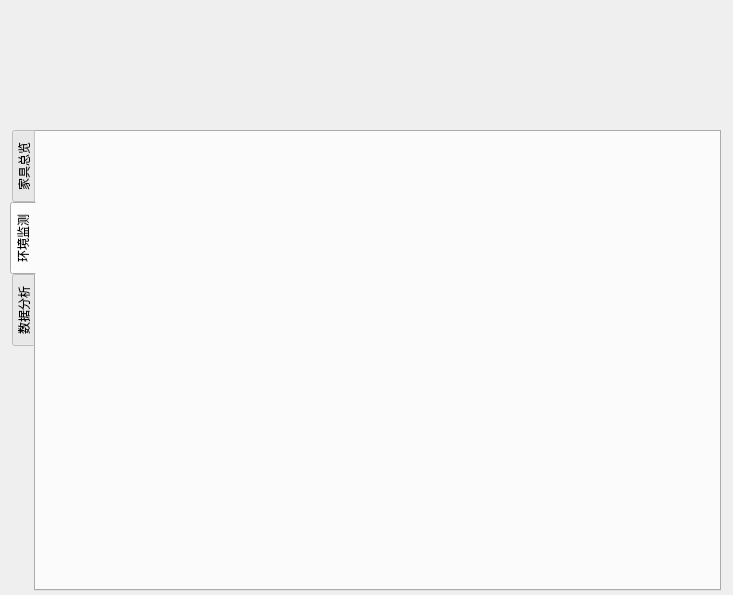
<?xml version="1.0" encoding="UTF-8"?>
<ui version="4.0">
 <class>TabWidget</class>
 <widget class="QWidget" name="TabWidget">
  <property name="geometry">
   <rect>
    <x>0</x>
    <y>0</y>
    <width>733</width>
    <height>595</height>
   </rect>
  </property>
  <property name="windowTitle">
   <string>Form</string>
  </property>
  <widget class="QTabWidget" name="tabWidget">
   <property name="geometry">
    <rect>
     <x>10</x>
     <y>130</y>
     <width>711</width>
     <height>461</height>
    </rect>
   </property>
   <property name="tabPosition">
    <enum>QTabWidget::West</enum>
   </property>
   <property name="currentIndex">
    <number>1</number>
   </property>
   <widget class="QWidget" name="FurnitureOverviewPage">
    <attribute name="title">
     <string>家具总览</string>
    </attribute>
    <widget class="QLabel" name="label_5">
     <property name="geometry">
      <rect>
       <x>30</x>
       <y>220</y>
       <width>41</width>
       <height>9</height>
      </rect>
     </property>
     <property name="text">
      <string>灯</string>
     </property>
    </widget>
    <widget class="QLabel" name="label_6">
     <property name="geometry">
      <rect>
       <x>140</x>
       <y>220</y>
       <width>41</width>
       <height>9</height>
      </rect>
     </property>
     <property name="text">
      <string>客厅灯</string>
     </property>
    </widget>
    <widget class="QLabel" name="label_7">
     <property name="geometry">
      <rect>
       <x>380</x>
       <y>220</y>
       <width>41</width>
       <height>20</height>
      </rect>
     </property>
     <property name="text">
      <string>主卧灯</string>
     </property>
    </widget>
    <widget class="QLabel" name="label_8">
     <property name="geometry">
      <rect>
       <x>640</x>
       <y>220</y>
       <width>41</width>
       <height>9</height>
      </rect>
     </property>
     <property name="text">
      <string>次卧灯</string>
     </property>
    </widget>
    <widget class="QLabel" name="label_9">
     <property name="geometry">
      <rect>
       <x>30</x>
       <y>340</y>
       <width>41</width>
       <height>9</height>
      </rect>
     </property>
     <property name="text">
      <string>加湿器：</string>
     </property>
    </widget>
    <widget class="QLabel" name="label_10">
     <property name="geometry">
      <rect>
       <x>30</x>
       <y>380</y>
       <width>51</width>
       <height>16</height>
      </rect>
     </property>
     <property name="text">
      <string>客厅加湿器</string>
     </property>
    </widget>
    <widget class="QLabel" name="label_11">
     <property name="geometry">
      <rect>
       <x>30</x>
       <y>440</y>
       <width>61</width>
       <height>16</height>
      </rect>
     </property>
     <property name="text">
      <string>主卧加湿器</string>
     </property>
    </widget>
    <widget class="QLabel" name="label_19">
     <property name="geometry">
      <rect>
       <x>20</x>
       <y>260</y>
       <width>41</width>
       <height>9</height>
      </rect>
     </property>
     <property name="text">
      <string>模式选择：</string>
     </property>
    </widget>
    <widget class="QComboBox" name="comboBox">
     <property name="geometry">
      <rect>
       <x>120</x>
       <y>250</y>
       <width>62</width>
       <height>22</height>
      </rect>
     </property>
    </widget>
    <widget class="QComboBox" name="comboBox_2">
     <property name="geometry">
      <rect>
       <x>360</x>
       <y>250</y>
       <width>62</width>
       <height>22</height>
      </rect>
     </property>
    </widget>
    <widget class="QComboBox" name="comboBox_3">
     <property name="geometry">
      <rect>
       <x>630</x>
       <y>240</y>
       <width>62</width>
       <height>22</height>
      </rect>
     </property>
    </widget>
    <widget class="QSlider" name="horizontalSlider">
     <property name="geometry">
      <rect>
       <x>110</x>
       <y>380</y>
       <width>160</width>
       <height>16</height>
      </rect>
     </property>
     <property name="orientation">
      <enum>Qt::Horizontal</enum>
     </property>
    </widget>
    <widget class="QSlider" name="horizontalSlider_2">
     <property name="geometry">
      <rect>
       <x>110</x>
       <y>440</y>
       <width>160</width>
       <height>16</height>
      </rect>
     </property>
     <property name="orientation">
      <enum>Qt::Horizontal</enum>
     </property>
    </widget>
    <widget class="QPushButton" name="pushButton_4">
     <property name="geometry">
      <rect>
       <x>360</x>
       <y>380</y>
       <width>80</width>
       <height>15</height>
      </rect>
     </property>
     <property name="text">
      <string>PushButton</string>
     </property>
    </widget>
    <widget class="QPushButton" name="pushButton_5">
     <property name="geometry">
      <rect>
       <x>360</x>
       <y>440</y>
       <width>80</width>
       <height>15</height>
      </rect>
     </property>
     <property name="text">
      <string>PushButton</string>
     </property>
    </widget>
    <widget class="QLCDNumber" name="lcdNumber_4">
     <property name="geometry">
      <rect>
       <x>280</x>
       <y>380</y>
       <width>64</width>
       <height>23</height>
      </rect>
     </property>
    </widget>
    <widget class="QLCDNumber" name="lcdNumber_5">
     <property name="geometry">
      <rect>
       <x>280</x>
       <y>430</y>
       <width>64</width>
       <height>23</height>
      </rect>
     </property>
    </widget>
    <widget class="QWidget" name="layoutWidget">
     <property name="geometry">
      <rect>
       <x>20</x>
       <y>10</y>
       <width>65</width>
       <height>171</height>
      </rect>
     </property>
     <layout class="QVBoxLayout" name="verticalLayout">
      <item>
       <widget class="QLabel" name="label">
        <property name="text">
         <string>空调控制</string>
        </property>
       </widget>
      </item>
      <item>
       <widget class="QLabel" name="label_15">
        <property name="text">
         <string>空调名称：</string>
        </property>
       </widget>
      </item>
      <item>
       <widget class="QLabel" name="label_20">
        <property name="text">
         <string>空调开关：</string>
        </property>
       </widget>
      </item>
      <item>
       <widget class="QLabel" name="label_16">
        <property name="text">
         <string>空调温度：</string>
        </property>
       </widget>
      </item>
      <item>
       <widget class="QLabel" name="label_17">
        <property name="text">
         <string>空调模式：</string>
        </property>
       </widget>
      </item>
      <item>
       <widget class="QLabel" name="label_18">
        <property name="text">
         <string>空调自动定时：</string>
        </property>
       </widget>
      </item>
     </layout>
    </widget>
    <widget class="QWidget" name="layoutWidget">
     <property name="geometry">
      <rect>
       <x>100</x>
       <y>60</y>
       <width>591</width>
       <height>22</height>
      </rect>
     </property>
     <layout class="QHBoxLayout" name="horizontalLayout">
      <item>
       <widget class="QLabel" name="label_2">
        <property name="text">
         <string>客厅空调</string>
        </property>
       </widget>
      </item>
      <item>
       <spacer name="horizontalSpacer_7">
        <property name="orientation">
         <enum>Qt::Horizontal</enum>
        </property>
        <property name="sizeHint" stdset="0">
         <size>
          <width>40</width>
          <height>20</height>
         </size>
        </property>
       </spacer>
      </item>
      <item>
       <widget class="QLabel" name="label_3">
        <property name="text">
         <string>主卧空调</string>
        </property>
       </widget>
      </item>
      <item>
       <spacer name="horizontalSpacer_8">
        <property name="orientation">
         <enum>Qt::Horizontal</enum>
        </property>
        <property name="sizeHint" stdset="0">
         <size>
          <width>40</width>
          <height>20</height>
         </size>
        </property>
       </spacer>
      </item>
      <item>
       <widget class="QLabel" name="label_4">
        <property name="text">
         <string>次卧空调</string>
        </property>
       </widget>
      </item>
     </layout>
    </widget>
    <widget class="QWidget" name="layoutWidget">
     <property name="geometry">
      <rect>
       <x>90</x>
       <y>100</y>
       <width>611</width>
       <height>31</height>
      </rect>
     </property>
     <layout class="QHBoxLayout" name="horizontalLayout_2">
      <item>
       <widget class="QLCDNumber" name="lcdNumber"/>
      </item>
      <item>
       <spacer name="horizontalSpacer">
        <property name="orientation">
         <enum>Qt::Horizontal</enum>
        </property>
        <property name="sizeHint" stdset="0">
         <size>
          <width>40</width>
          <height>20</height>
         </size>
        </property>
       </spacer>
      </item>
      <item>
       <widget class="QLCDNumber" name="lcdNumber_2"/>
      </item>
      <item>
       <spacer name="horizontalSpacer_2">
        <property name="orientation">
         <enum>Qt::Horizontal</enum>
        </property>
        <property name="sizeHint" stdset="0">
         <size>
          <width>40</width>
          <height>20</height>
         </size>
        </property>
       </spacer>
      </item>
      <item>
       <widget class="QLCDNumber" name="lcdNumber_3"/>
      </item>
     </layout>
    </widget>
    <widget class="QWidget" name="layoutWidget">
     <property name="geometry">
      <rect>
       <x>100</x>
       <y>130</y>
       <width>591</width>
       <height>22</height>
      </rect>
     </property>
     <layout class="QHBoxLayout" name="horizontalLayout_3">
      <item>
       <widget class="QLabel" name="label_12">
        <property name="text">
         <string>TextLabel</string>
        </property>
       </widget>
      </item>
      <item>
       <spacer name="horizontalSpacer_3">
        <property name="orientation">
         <enum>Qt::Horizontal</enum>
        </property>
        <property name="sizeHint" stdset="0">
         <size>
          <width>40</width>
          <height>20</height>
         </size>
        </property>
       </spacer>
      </item>
      <item>
       <widget class="QLabel" name="label_13">
        <property name="text">
         <string>TextLabel</string>
        </property>
       </widget>
      </item>
      <item>
       <spacer name="horizontalSpacer_4">
        <property name="orientation">
         <enum>Qt::Horizontal</enum>
        </property>
        <property name="sizeHint" stdset="0">
         <size>
          <width>40</width>
          <height>20</height>
         </size>
        </property>
       </spacer>
      </item>
      <item>
       <widget class="QLabel" name="label_14">
        <property name="text">
         <string>TextLabel</string>
        </property>
       </widget>
      </item>
     </layout>
    </widget>
    <widget class="QWidget" name="layoutWidget">
     <property name="geometry">
      <rect>
       <x>100</x>
       <y>150</y>
       <width>591</width>
       <height>31</height>
      </rect>
     </property>
     <layout class="QHBoxLayout" name="horizontalLayout_4">
      <item>
       <widget class="QTimeEdit" name="timeEdit"/>
      </item>
      <item>
       <spacer name="horizontalSpacer_5">
        <property name="orientation">
         <enum>Qt::Horizontal</enum>
        </property>
        <property name="sizeHint" stdset="0">
         <size>
          <width>40</width>
          <height>20</height>
         </size>
        </property>
       </spacer>
      </item>
      <item>
       <widget class="QTimeEdit" name="timeEdit_2"/>
      </item>
      <item>
       <spacer name="horizontalSpacer_6">
        <property name="orientation">
         <enum>Qt::Horizontal</enum>
        </property>
        <property name="sizeHint" stdset="0">
         <size>
          <width>40</width>
          <height>20</height>
         </size>
        </property>
       </spacer>
      </item>
      <item>
       <widget class="QTimeEdit" name="timeEdit_3"/>
      </item>
     </layout>
    </widget>
    <widget class="QWidget" name="layoutWidget">
     <property name="geometry">
      <rect>
       <x>100</x>
       <y>80</y>
       <width>591</width>
       <height>22</height>
      </rect>
     </property>
     <layout class="QHBoxLayout" name="horizontalLayout_5">
      <item>
       <widget class="QPushButton" name="pushButton">
        <property name="text">
         <string>PushButton</string>
        </property>
       </widget>
      </item>
      <item>
       <spacer name="horizontalSpacer_9">
        <property name="orientation">
         <enum>Qt::Horizontal</enum>
        </property>
        <property name="sizeHint" stdset="0">
         <size>
          <width>40</width>
          <height>20</height>
         </size>
        </property>
       </spacer>
      </item>
      <item>
       <widget class="QPushButton" name="pushButton_2">
        <property name="text">
         <string>PushButton</string>
        </property>
       </widget>
      </item>
      <item>
       <spacer name="horizontalSpacer_10">
        <property name="orientation">
         <enum>Qt::Horizontal</enum>
        </property>
        <property name="sizeHint" stdset="0">
         <size>
          <width>40</width>
          <height>20</height>
         </size>
        </property>
       </spacer>
      </item>
      <item>
       <widget class="QPushButton" name="pushButton_3">
        <property name="text">
         <string>PushButton</string>
        </property>
       </widget>
      </item>
     </layout>
    </widget>
   </widget>
   <widget class="QWidget" name="EnvirmentPage">
    <attribute name="title">
     <string>环境监测</string>
    </attribute>
    <widget class="EnvironmentWidget" name="widget_2" native="true">
     <property name="geometry">
      <rect>
       <x>20</x>
       <y>20</y>
       <width>651</width>
       <height>441</height>
      </rect>
     </property>
    </widget>
   </widget>
   <widget class="QWidget" name="DataAnalyticsPage">
    <attribute name="title">
     <string>数据分析</string>
    </attribute>
    <widget class="DataWidget" name="widget" native="true">
     <property name="geometry">
      <rect>
       <x>40</x>
       <y>30</y>
       <width>591</width>
       <height>421</height>
      </rect>
     </property>
    </widget>
   </widget>
  </widget>
 </widget>
 <customwidgets>
  <customwidget>
   <class>DataWidget</class>
   <extends>QWidget</extends>
   <header>datawidget.h</header>
   <container>1</container>
  </customwidget>
  <customwidget>
   <class>EnvironmentWidget</class>
   <extends>QWidget</extends>
   <header>environmentwidget.h</header>
   <container>1</container>
  </customwidget>
 </customwidgets>
 <resources/>
 <connections/>
</ui>
